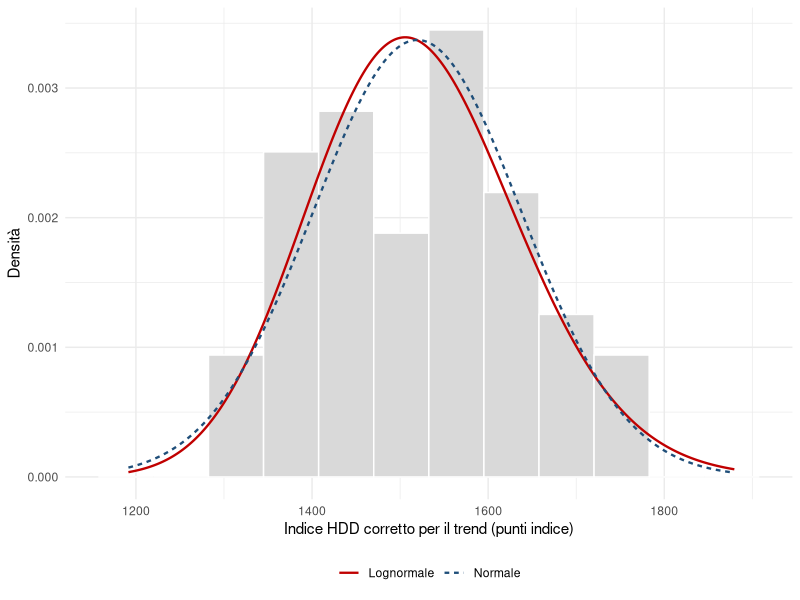

R code for this plot:
# 03 - Index modelling: scelta della distribuzione dell'indice
#
# Input:  risultati/indice_hdd_stima.csv (prodotto dallo script 02)
# Output: risultati/tab_distribuzioni.csv
#         risultati/03_distribuzioni.txt
#         grafici/figura10_distribuzioni.png

# directory di lavoro: la cartella codice_R (vedi LEGGIMI)
library(MASS)
library(ggplot2)

stima <- read.csv("risultati/indice_hdd_stima.csv")
x <- stima$HDD_detrend

# stima di massima verosimiglianza delle due distribuzioni candidate
fit_normale <- fitdistr(x, "normal")
fit_lognormale <- fitdistr(x, "lognormal")

# criterio di Akaike: AIC = 2k - 2 log-verosimiglianza (k = 2 parametri)
# il valore piu basso indica l'adattamento migliore
aic_normale <- 2 * 2 - 2 * fit_normale$loglik
aic_lognormale <- 2 * 2 - 2 * fit_lognormale$loglik

tab <- data.frame(
  distribuzione = c("Normale", "Lognormale"),
  parametro_1 = c(fit_normale$estimate[1], fit_lognormale$estimate[1]),
  parametro_2 = c(fit_normale$estimate[2], fit_lognormale$estimate[2]),
  log_verosimiglianza = c(fit_normale$loglik, fit_lognormale$loglik),
  AIC = c(aic_normale, aic_lognormale)
)
write.csv(tab, "risultati/tab_distribuzioni.csv", row.names = FALSE)

# test di Shapiro-Wilk: ipotesi nulla = i dati provengono da una normale
test_normalita <- shapiro.test(x)

capture.output(
  print(tab),
  test_normalita,
  file = "risultati/03_distribuzioni.txt"
)

# Figura 10: istogramma dell'indice senza trend e le due densita stimate
griglia <- seq(min(x) - 100, max(x) + 100, length.out = 300)
curve <- data.frame(
  hdd = c(griglia, griglia),
  densita = c(dnorm(griglia, fit_normale$estimate[1], fit_normale$estimate[2]),
              dlnorm(griglia, fit_lognormale$estimate[1], fit_lognormale$estimate[2])),
  distribuzione = rep(c("Normale", "Lognormale"), each = length(griglia))
)

grafico <- ggplot() +
  geom_histogram(data = data.frame(x = x), aes(x = x, y = after_stat(density)),
                 bins = 12, fill = "grey85", colour = "white") +
  geom_line(data = curve, aes(x = hdd, y = densita, colour = distribuzione,
                              linetype = distribuzione), linewidth = 0.8) +
  scale_colour_manual(values = c("Normale" = "#1f4e79", "Lognormale" = "#c00000")) +
  labs(x = "Indice HDD corretto per il trend (punti indice)", y = "Densità",
       colour = NULL, linetype = NULL) +
  theme_minimal() +
  theme(legend.position = "bottom")

ggsave("grafici/figura10_distribuzioni.png", grafico, width = 16, height = 9, units = "cm", dpi = 300)
